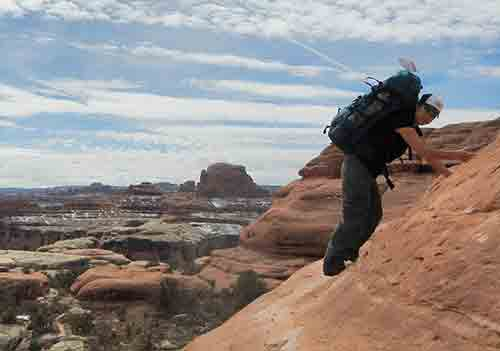
#> input picture activities/singular_value_decomposition/clands.JPG, 500 x 351 px, found by its file name
$ jupyter execute --allow-errors 1_SVD.ipynb   (shell and % lines are left out)
#> lines starting #> are read from the running program, lines starting #| are printed output that depends on the picture
# SINGULAR VALUE DECOMPOSITION (SVD)

>## "A singularly valuable decomposition"
>--Dan Kalman

>## "Singular Value Decomposition. Love it, learn it."
>--Michael Basial

>## "SVD? Magic, simply magic."
>--John Doherty

### As we've said, the key to representative environmental models is allowing high levels of flexibility through a highly parameterized approach.  But this makes our parameter estimation problem illposed and underdetermined, which means our solution is nonunique even if we overcome problems of increased instability and longer runtimes.  Here we use a "regularized inversion" approach to overcome these problems.  Regularization is anything that makes an intractable problem solvable; for example, using a small number of zones (not highly-parameterized) is a way to regularize an illposed problem.  Regularization as we use here can be grouped into two broad categories: 1) adding soft-knowledge to the problem (Tikhonov regularization) and 2) mathematically reducing the dimensionality of the model (subspace regularization via singular value decomposition (SVD)). In practice we typically use a combination ("hybrid") of these two approaches.

### It is worth expounding on this difference in regularization approaches. In contrast to Tikhonov regularization, which adds information to the calibration process to achieve numerical stability, subspace methods achieve stability through subtracting parameters, and/or parameter combinations, from the calibration process (making a "subspace" of the full parameter space). Now the calibration process is no longer required to estimate either individual parameters or combinations of correlated parameters that are inestimable given the calibration dataset we have. What combinations are estimable are automatically determined through SVD.

### The effort needed to take advantage of these regularization strategies is also appreciably different, where SVD is relatively easily brought to bear and becomes "set it and forget it". Moreover, when SVD is used the parameter estimation problem always becomes __unconditionally stable__! Neither of these is true in all cases when adding soft knowledge using Tikhonov regularization.

### In summary, SVD benefits apply to all models so it is worth widely invoking when using PEST and PEST++.  SVD involves few parameter estimation inputs, default values work for a large range of problems, and it addresses instability for all problems. Can you catch that we can't overemphasize the importance of SVD to parameter estimation?  "Magic" indeed!

### In this and the next notebooks we'll get under the hood of SVD and see what it does.  A high-level understanding is not needed to take advantage of the power of SVD for your typical calibration parameter estimation problem ("set it and forget it").  BUT in addition to the glow of knowledge that they impart, these SVD concepts will cascade into understanding other tools such as Parameter Identifiability, calculation of uncertainty, and null-space Monte Carlo.

[cell 1]
import os, shutil
import flopy as fp
import numpy as np
import pyemu
import pandas as pd
import matplotlib.pyplot as plt


from mpl_toolkits.axes_grid1 import make_axes_locatable
from matplotlib.ticker import MultipleLocator

## Linear Algebra is the foundation of much of our maths and modeling. At the basis of this is matrices, which are containing vector information like spatial array of properties, mappings from one set of properties to another, the variability of properties.

## Another example of a matrix is just a photograph. It turns out, much of the information contained in a matrix is redundant. If we think of the columns of a matrix as vectors, they are orthogonal but maybe aren't quite the right basis for the infromation. What if we could find another basis, where we rotate to a more suitable set of orthogonal basis vectors and maybe even stretch them?

## Any matrix can be decomposed into 3 matrices
## <center> $\mathbf{M}=\mathbf{U}\mathbf{S}\mathbf{V}^T$ </center>

[cell 2]
import matplotlib.pyplot as plt
import numpy as np
import os
noPIL=False
try:
    from PIL import Image
except:
    noPIL=True

# Let's evaluate how this works by exploring the information content in an image

[cell 3]
photo = Image.open('clands.jpg')
#> photo is the input picture: PIL image 500x351 RGB; mean R, G, B 145.9, 138.6, 136
plt.imshow(photo, interpolation='nearest')
plt.axis('off');

## Convert to grayscale

### By converting to grayscale, what we are left with is a matrix of information where each pixel (e.g. a cell in rows/columns of the matrix) has a value between 0 and 255 indicating intensity. This is then just a matrix with information in it.

[cell 4]
if not noPIL:
    photogray = np.array(photo.convert('L'))
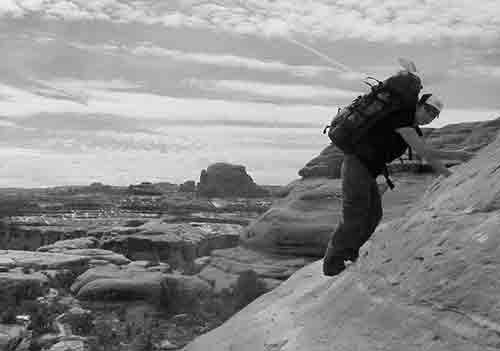
#> photogray: shape (351, 500); min 0, max 254, mean 140.5
    np.savetxt('clands_gray.dat', photogray, fmt='%d')
else:
    photogray = np.loadtxt('clands_gray.dat', dtype=int)
plt.imshow(photogray, interpolation='nearest', cmap='gray')
plt.axis('off');

## We can treat this like any matrix and perform SVD

[cell 5]
U, sigma, V = np.linalg.svd(photogray)
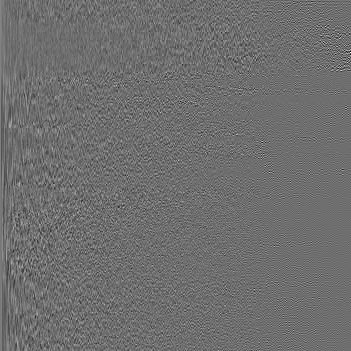
#> U: shape (351, 351) float64; min -0.375, max 0.489, mean 0.00011; drawn with min black and max white
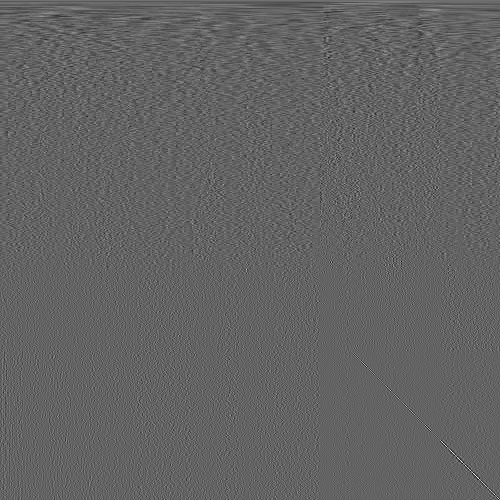
#> V: shape (500, 500) float64; min -0.342, max 0.534, mean 0.000107; drawn with min black and max white
#> sigma = 351 values, max 61194 at index 0, min 1.26 at index 350, mean 494.9

[cell 6]
plt.plot(sigma)
plt.grid('on')
plt.title('{0} Singular values in descending order'.format(len(sigma)));
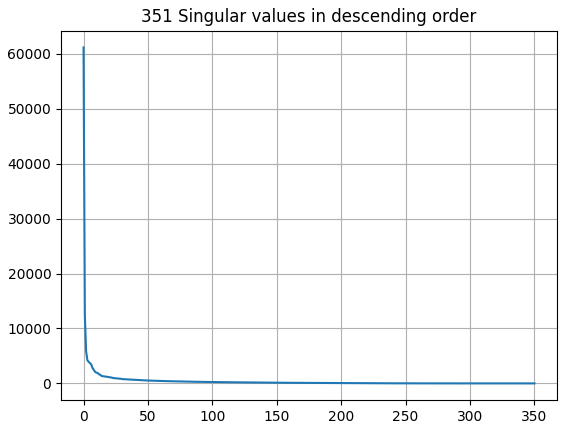
#> figure drawn by matplotlib, 1 panel; curve peaks at x = 0, y = 61194

[cell 7]
plt.plot(sigma)
plt.grid('on')
plt.title('{0} Singular values in descending order'.format(len(sigma)));
plt.yscale('log');
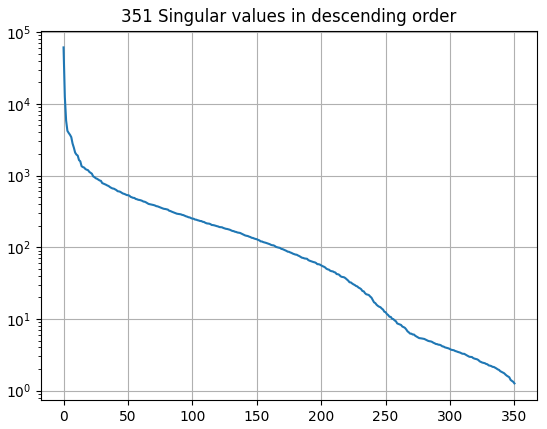
#> figure drawn by matplotlib, 1 panel; curve peaks at x = 0, y = 61194

## Let's make a little function for using a subset of singular values to reconstitute the image

[cell 8]
def recon_image(U,sigma,V,numsing=1, photo=None, printflag=False):
#> called with sigma = array of shape (351,), numsing = 20, printflag = False
    reconimg = np.dot(np.dot(U[:,:numsing], np.diag(sigma[:numsing])),V[:numsing,:])
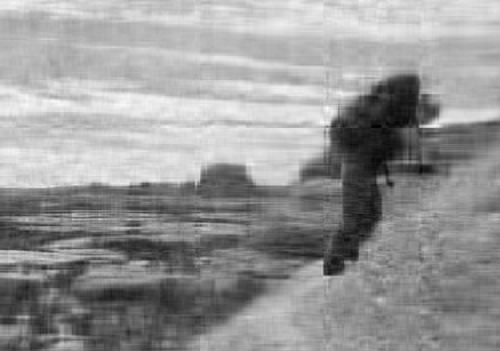
#> reconimg: shape (351, 500) float64; min -17.8, max 250.1, mean 140.5; drawn with min black and max white

    if printflag==True:
        fig,ax = plt.subplots(ncols=2, figsize=(8,8))
        ax[0].imshow(photo, interpolation='nearest', cmap='gray')
        ax[0].axis('off')
        ax[0].set_title('Original')
        ax[1].imshow(reconimg, interpolation='nearest', cmap='gray')
        ax[1].axis('off')
        ss = 's'
        if numsing==1:
            ss = ''
        ax[1].set_title('Using {0} singular value{1}'.format(numsing,ss))
        plt.tight_layout()
        plt.savefig(os.path.join('pngs','svd_{0}.png'.format(numsing)), bbox_inches='tight', pad_inches=0.2)
        plt.close()
    return reconimg

[cell 9]
rec=recon_image(U,sigma,V,20)
plt.imshow(rec,cmap='gray')
plt.axis('off');

## We can also make images sequentially adding singular values

Note - this requires `ffmpeg` to be installed

Also note the two flags set to `False` for now to be sure that we only remake them if we want to

[cell 10]
import platform
if 'window' in platform.platform().lower():
    pref = ''
else:
    pref = './'
make_images=False
make_movie=False

if make_images:
    if not os.path.exists('pngs'):
        os.mkdir('pngs')
    for i in range(len(sigma)):
        print(i)
        recon_image(U, sigma, V, i+1,photogray, True)

if make_movie:
    if os.path.exists('svdmovie.mp4'):
        os.remove('svdmovie.mp4')
    runstr='{0}ffmpeg -f image2 -r 10  -i pngs/svd_%d.png -vcodec libx264 -pix_fmt yuv420p -vf "scale=trunc(iw/2)*2:trunc(ih/2)*2" svdmovie.mp4'.format(pref)
    os.system(runstr)

# Fun times, but what does this have to do with modeling?

[cell 11]
import pyemu

### Let's load up a Jacobian Matrix

#> (a cell that did not finish here is left out)

#> (a cell that did not finish here is left out)

#> (a cell that did not finish here is left out)

#> (a cell that did not finish here is left out)

#> (a cell that did not finish here is left out)

#> (a cell that did not finish here is left out)

#> (a cell that did not finish here is left out)

## We can form up the normal equations matrix (including weights) and take a look at it

This matrix is $\mathbf{X}^T\mathbf{Q}\mathbf{X}$

#> (a cell that did not finish here is left out)

#> (a cell that did not finish here is left out)

[cell 21]
plt.bar(range(len(sigma)),sigma)
plt.grid('on')
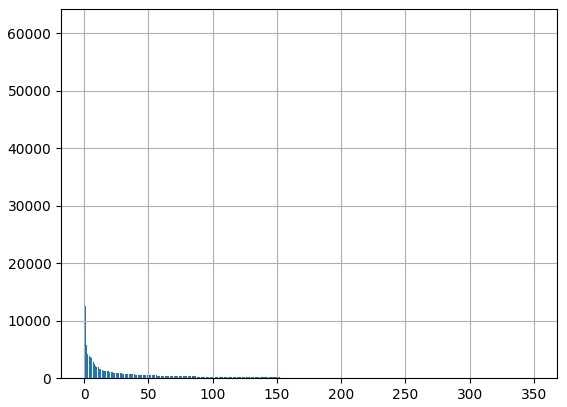
#> figure drawn by matplotlib, 1 panel; tallest bar 61194 high, from x = -0.4 to 0.4

[cell 22]
plt.bar(range(len(sigma)),sigma)
plt.yscale('log')
plt.grid('on')
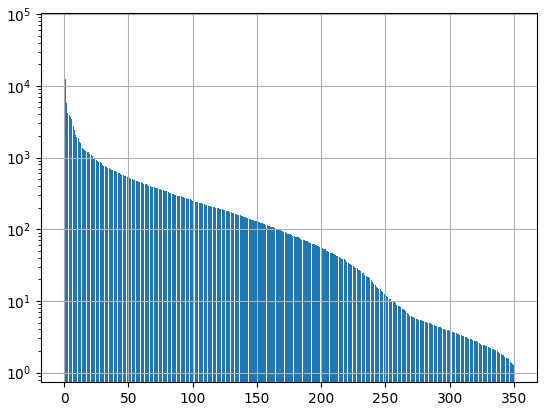
#> figure drawn by matplotlib, 1 panel; tallest bar 61194 high, from x = -0.4 to 0.4

$ run again, with activities/singular_value_decomposition/DSCN2131.JPG copied over activities/singular_value_decomposition/clands.JPG
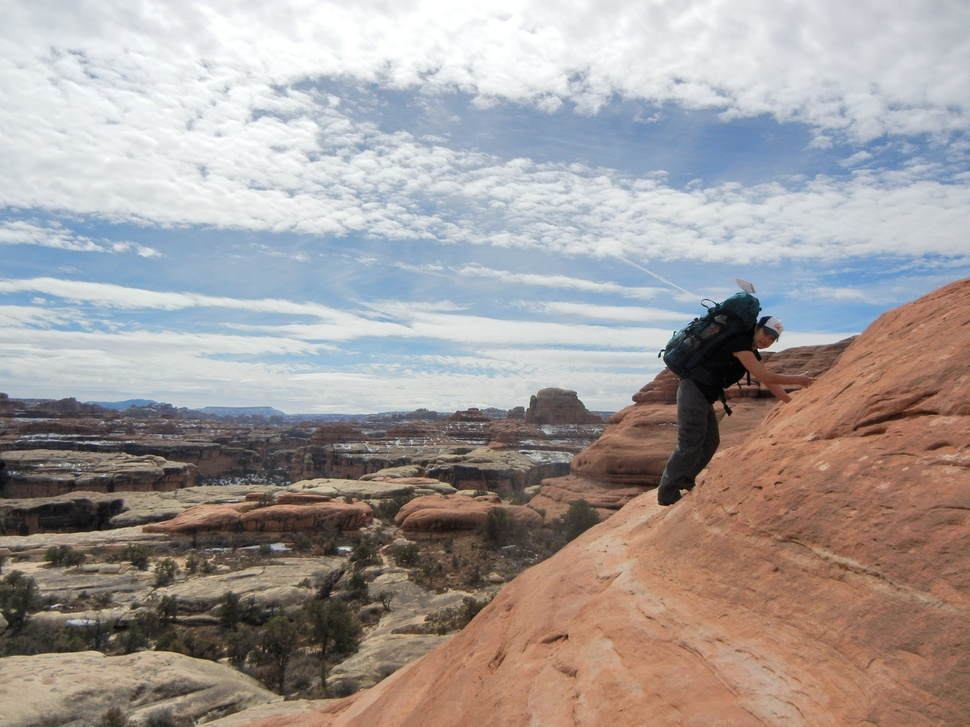
#> input picture activities/singular_value_decomposition/DSCN2131.JPG, 970 x 727 px, shrunk from 4000 x 3000 before the run, found by its file name
#> photo is the input picture: PIL image 970x727 RGB; mean R, G, B 163.1, 156.1, 153.7
#> `U, sigma, V = np.linalg.svd(photogray)`:
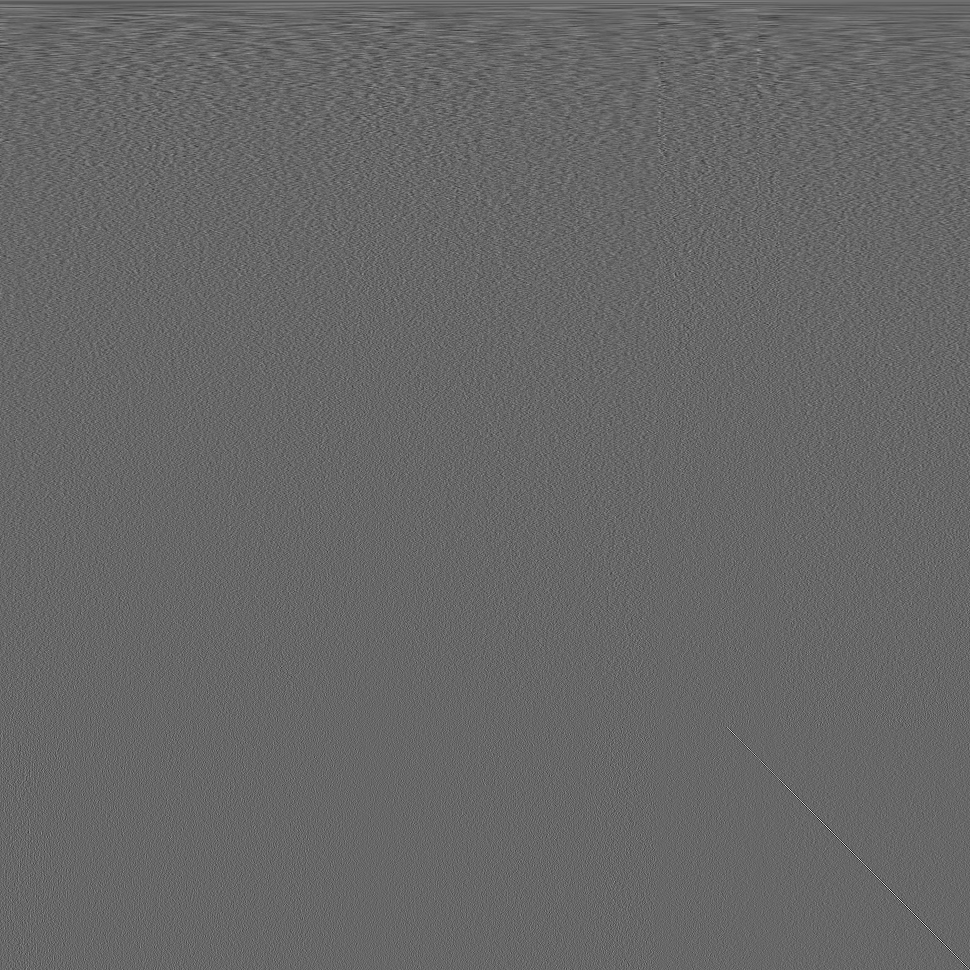
#> V: shape (970, 970) float64; min -0.295, max 0.43, mean 3.35e-05; drawn with min black and max white
#> sigma = 727 values, max 138245.6 at index 0, min 3.12 at index 726, mean 544.3
#> `[cell 22] plt.bar(range(len(sigma)),sigma) plt.yscale('log') plt.grid(..`:
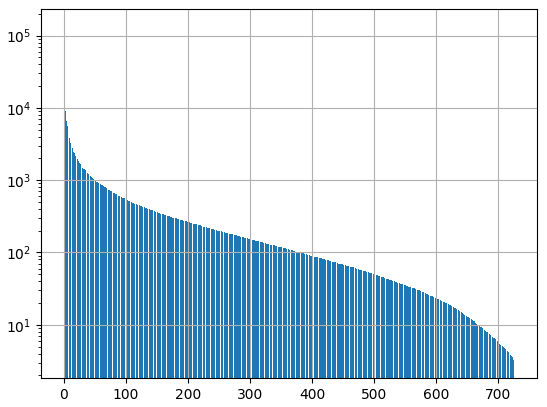
#> figure drawn by matplotlib, 1 panel; tallest bar 138245.6 high, from x = -0.4 to 0.4

$ run again, with activities/singular_value_decomposition/Hilbert.jpg copied over activities/singular_value_decomposition/clands.JPG
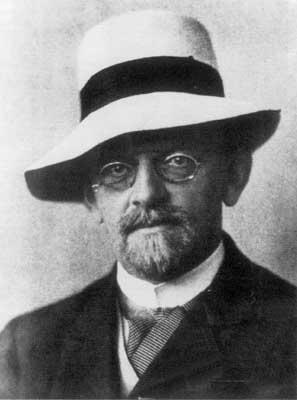
#> input picture activities/singular_value_decomposition/Hilbert.jpg, 297 x 400 px, found by its file name
#> photo is the input picture: PIL image 297x400 RGB; min 0, max 250, mean 132.3
#> `U, sigma, V = np.linalg.svd(photogray)`:
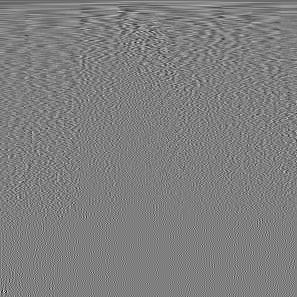
#> V: shape (297, 297) float64; min -0.401, max 0.403, mean -0.000116; drawn with min black and max white
#> sigma = 297 values, max 50067.8 at index 0, min 1.27 at index 296, mean 500.2
#> `[cell 22] plt.bar(range(len(sigma)),sigma) plt.yscale('log') plt.grid(..`:
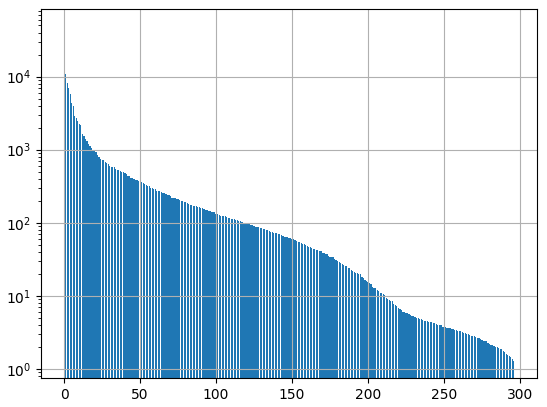
#> figure drawn by matplotlib, 1 panel; tallest bar 50067.8 high, from x = -0.4 to 0.4
